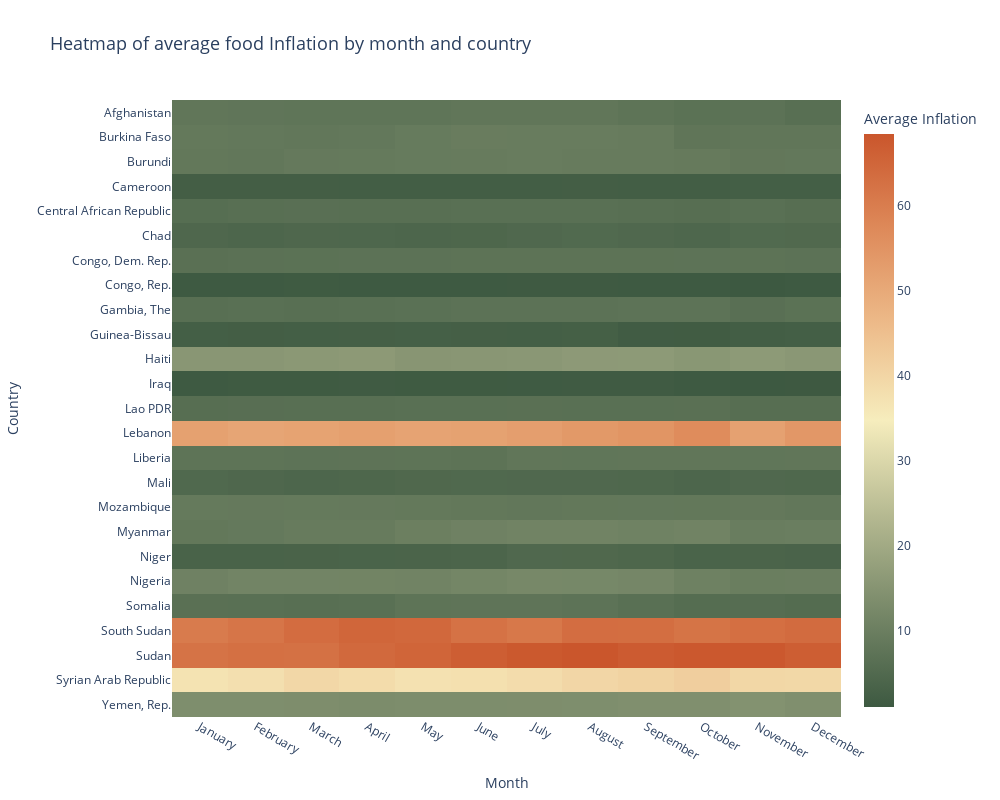

Here is the notebook cell this chart was saved with:
### Code cell
monthly_country_inflation = yearly_inflation.groupby(['country', 'month'], as_index=False)['Inflation'].mean()
heatmap_data = monthly_country_inflation.pivot(index='country', columns='month', values='Inflation')
fig = px.imshow(
    heatmap_data,
    labels=dict(x='Month', y='Country', color='Average Inflation '),
    title='Heatmap of average food Inflation by month and country',
    template='plotly_white',
    width=1000,
    height=800,
    color_continuous_scale='Fall'  
)

fig.update_layout(
    xaxis=dict(
        title='Month',
        tickmode='array',
        tickvals=list(range(1, 13)),
        ticktext=[
            'January', 'February', 'March', 'April', 'May', 'June',
            'July', 'August', 'September', 'October', 'November', 'December'
        ]
    ),
yaxis=dict(title='Country'),
    title_font_size=18
)

fig.show()

### Figure 1 — Plotly figure (JSON) as saved in the notebook; plotly's stock layout.template omitted (floating-point values rounded to 4 significant figures; data arrays with more than 128 entries replaced by an {"elided": "..."} marker saying what was removed)
{"data": [{"coloraxis": "coloraxis", "hovertemplate": "Month: %{x}<br>Country: %{y}<br>Average Inflation : %{z}<extra></extra>", "name": "0", "type": "heatmap", "x": [1, 2, 3, 4, 5, 6, 7, 8, 9, 10, 11, 12], "xaxis": "x", "y": ["Afghanistan", "Burkina Faso", "Burundi", "Cameroon", "Central African Republic", "Chad", "Congo, Dem. Rep.", "Congo, Rep.", "Gambia, The", "Guinea-Bissau", "Haiti", "Iraq", "Lao PDR", "Lebanon", "Liberia", "Mali", "Mozambique", "Myanmar", "Niger", "Nigeria", "Somalia", "South Sudan", "Sudan", "Syrian Arab Republic", "Yemen, Rep."], "yaxis": "y", "z": {"elided": "25x12 float values"}}], "layout": {"coloraxis": {"colorbar": {"title": {"text": "Average Inflation "}}, "colorscale": [[0, "rgb(61, 89, 65)"], [0.1667, "rgb(119, 136, 104)"], [0.3333, "rgb(181, 185, 145)"], [0.5, "rgb(246, 237, 189)"], [0.6667, "rgb(237, 187, 138)"], [0.8333, "rgb(222, 138, 90)"], [1, "rgb(202, 86, 44)"]]}, "height": 800, "title": {"font": {"size": 18}, "text": "Heatmap of average food Inflation by month and country"}, "width": 1000, "xaxis": {"anchor": "y", "autorange": true, "constrain": "domain", "domain": [0, 1], "range": [0.5, 12.5], "scaleanchor": "y", "tickmode": "array", "ticktext": ["January", "February", "March", "April", "May", "June", "July", "August", "September", "October", "November", "December"], "tickvals": [1, 2, 3, 4, 5, 6, 7, 8, 9, 10, 11, 12], "title": {"text": "Month"}, "type": "linear"}, "yaxis": {"anchor": "x", "autorange": true, "constrain": "domain", "domain": [0, 1], "range": [24.5, -0.5], "title": {"text": "Country"}, "type": "category"}}}
